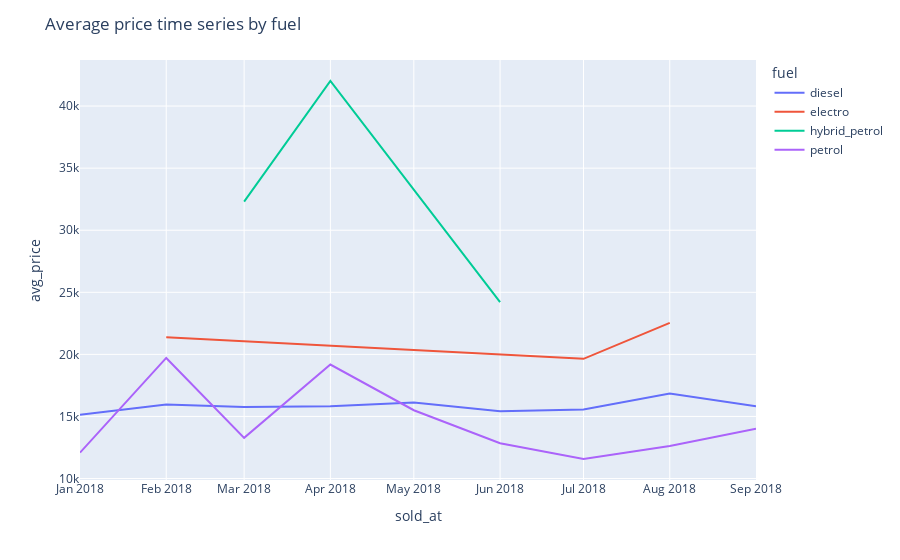
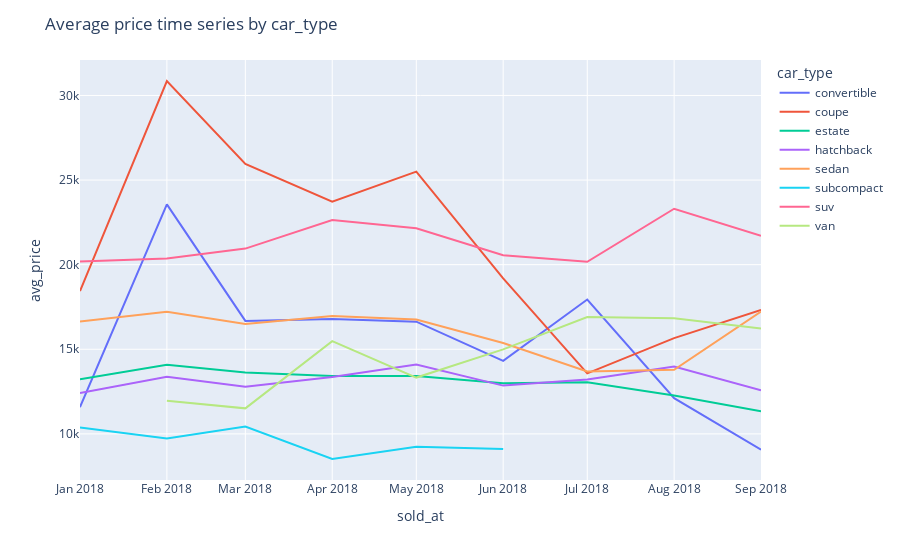
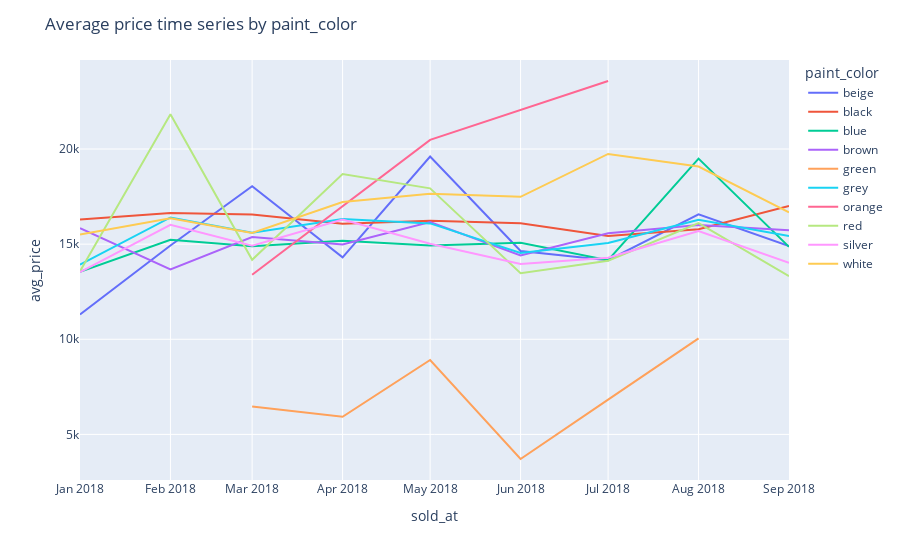

Write notebook code for charts like these, in order.
### Code cell
plot_avg_target_time_series_by_features(data_q2, small_cardinality_features)

### Figure 1 — Plotly figure (JSON) as saved in the notebook; plotly's stock layout.template omitted (floating-point values rounded to 4 significant figures)
{"data": [{"hovertemplate": "fuel=diesel<br>sold_at=%{x}<br>avg_price=%{y}<extra></extra>", "legendgroup": "diesel", "line": {"color": "#636efa", "dash": "solid"}, "marker": {"symbol": "circle"}, "mode": "lines", "name": "diesel", "orientation": "v", "showlegend": true, "type": "scatter", "x": ["2018-01-01T00:00:00", "2018-02-01T00:00:00", "2018-03-01T00:00:00", "2018-04-01T00:00:00", "2018-05-01T00:00:00", "2018-06-01T00:00:00", "2018-07-01T00:00:00", "2018-08-01T00:00:00", "2018-09-01T00:00:00"], "xaxis": "x", "y": [15130.0, 15970.0, 15750.0, 15820.0, 16120.0, 15410.0, 15570.0, 16840.0, 15810.0], "yaxis": "y"}, {"hovertemplate": "fuel=electro<br>sold_at=%{x}<br>avg_price=%{y}<extra></extra>", "legendgroup": "electro", "line": {"color": "#EF553B", "dash": "solid"}, "marker": {"symbol": "circle"}, "mode": "lines", "name": "electro", "orientation": "v", "showlegend": true, "type": "scatter", "x": ["2018-02-01T00:00:00", "2018-07-01T00:00:00", "2018-08-01T00:00:00"], "xaxis": "x", "y": [21380.0, 19640.0, 22530.0], "yaxis": "y"}, {"hovertemplate": "fuel=hybrid_petrol<br>sold_at=%{x}<br>avg_price=%{y}<extra></extra>", "legendgroup": "hybrid_petrol", "line": {"color": "#00cc96", "dash": "solid"}, "marker": {"symbol": "circle"}, "mode": "lines", "name": "hybrid_petrol", "orientation": "v", "showlegend": true, "type": "scatter", "x": ["2018-03-01T00:00:00", "2018-04-01T00:00:00", "2018-06-01T00:00:00"], "xaxis": "x", "y": [32300.0, 42020.0, 24210.0], "yaxis": "y"}, {"hovertemplate": "fuel=petrol<br>sold_at=%{x}<br>avg_price=%{y}<extra></extra>", "legendgroup": "petrol", "line": {"color": "#ab63fa", "dash": "solid"}, "marker": {"symbol": "circle"}, "mode": "lines", "name": "petrol", "orientation": "v", "showlegend": true, "type": "scatter", "x": ["2018-01-01T00:00:00", "2018-02-01T00:00:00", "2018-03-01T00:00:00", "2018-04-01T00:00:00", "2018-05-01T00:00:00", "2018-06-01T00:00:00", "2018-07-01T00:00:00", "2018-08-01T00:00:00", "2018-09-01T00:00:00"], "xaxis": "x", "y": [12090.0, 19710.0, 13280.0, 19180.0, 15500.0, 12840.0, 11570.0, 12610.0, 14020.0], "yaxis": "y"}], "layout": {"legend": {"title": {"text": "fuel"}, "tracegroupgap": 0}, "margin": {"t": 60}, "title": {"text": "Average price time series by fuel"}, "xaxis": {"anchor": "y", "domain": [0, 1], "title": {"text": "sold_at"}}, "yaxis": {"anchor": "x", "domain": [0, 1], "title": {"text": "avg_price"}}}}

### Figure 2 — Plotly figure (JSON) as saved in the notebook; plotly's stock layout.template omitted (floating-point values rounded to 4 significant figures)
{"data": [{"hovertemplate": "car_type=convertible<br>sold_at=%{x}<br>avg_price=%{y}<extra></extra>", "legendgroup": "convertible", "line": {"color": "#636efa", "dash": "solid"}, "marker": {"symbol": "circle"}, "mode": "lines", "name": "convertible", "orientation": "v", "showlegend": true, "type": "scatter", "x": ["2018-01-01T00:00:00", "2018-02-01T00:00:00", "2018-03-01T00:00:00", "2018-04-01T00:00:00", "2018-05-01T00:00:00", "2018-06-01T00:00:00", "2018-07-01T00:00:00", "2018-08-01T00:00:00", "2018-09-01T00:00:00"], "xaxis": "x", "y": [11580.0, 23560.0, 16680.0, 16790.0, 16630.0, 14320.0, 17940.0, 12110.0, 9064.0], "yaxis": "y"}, {"hovertemplate": "car_type=coupe<br>sold_at=%{x}<br>avg_price=%{y}<extra></extra>", "legendgroup": "coupe", "line": {"color": "#EF553B", "dash": "solid"}, "marker": {"symbol": "circle"}, "mode": "lines", "name": "coupe", "orientation": "v", "showlegend": true, "type": "scatter", "x": ["2018-01-01T00:00:00", "2018-02-01T00:00:00", "2018-03-01T00:00:00", "2018-04-01T00:00:00", "2018-05-01T00:00:00", "2018-06-01T00:00:00", "2018-07-01T00:00:00", "2018-08-01T00:00:00", "2018-09-01T00:00:00"], "xaxis": "x", "y": [18440.0, 30850.0, 25960.0, 23720.0, 25500.0, 19190.0, 13580.0, 15660.0, 17330.0], "yaxis": "y"}, {"hovertemplate": "car_type=estate<br>sold_at=%{x}<br>avg_price=%{y}<extra></extra>", "legendgroup": "estate", "line": {"color": "#00cc96", "dash": "solid"}, "marker": {"symbol": "circle"}, "mode": "lines", "name": "estate", "orientation": "v", "showlegend": true, "type": "scatter", "x": ["2018-01-01T00:00:00", "2018-02-01T00:00:00", "2018-03-01T00:00:00", "2018-04-01T00:00:00", "2018-05-01T00:00:00", "2018-06-01T00:00:00", "2018-07-01T00:00:00", "2018-08-01T00:00:00", "2018-09-01T00:00:00"], "xaxis": "x", "y": [13220.0, 14080.0, 13630.0, 13430.0, 13420.0, 12990.0, 13050.0, 12270.0, 11340.0], "yaxis": "y"}, {"hovertemplate": "car_type=hatchback<br>sold_at=%{x}<br>avg_price=%{y}<extra></extra>", "legendgroup": "hatchback", "line": {"color": "#ab63fa", "dash": "solid"}, "marker": {"symbol": "circle"}, "mode": "lines", "name": "hatchback", "orientation": "v", "showlegend": true, "type": "scatter", "x": ["2018-01-01T00:00:00", "2018-02-01T00:00:00", "2018-03-01T00:00:00", "2018-04-01T00:00:00", "2018-05-01T00:00:00", "2018-06-01T00:00:00", "2018-07-01T00:00:00", "2018-08-01T00:00:00", "2018-09-01T00:00:00"], "xaxis": "x", "y": [12420.0, 13380.0, 12790.0, 13370.0, 14100.0, 12850.0, 13220.0, 13980.0, 12580.0], "yaxis": "y"}, {"hovertemplate": "car_type=sedan<br>sold_at=%{x}<br>avg_price=%{y}<extra></extra>", "legendgroup": "sedan", "line": {"color": "#FFA15A", "dash": "solid"}, "marker": {"symbol": "circle"}, "mode": "lines", "name": "sedan", "orientation": "v", "showlegend": true, "type": "scatter", "x": ["2018-01-01T00:00:00", "2018-02-01T00:00:00", "2018-03-01T00:00:00", "2018-04-01T00:00:00", "2018-05-01T00:00:00", "2018-06-01T00:00:00", "2018-07-01T00:00:00", "2018-08-01T00:00:00", "2018-09-01T00:00:00"], "xaxis": "x", "y": [16640.0, 17220.0, 16500.0, 16960.0, 16760.0, 15370.0, 13680.0, 13790.0, 17220.0], "yaxis": "y"}, {"hovertemplate": "car_type=subcompact<br>sold_at=%{x}<br>avg_price=%{y}<extra></extra>", "legendgroup": "subcompact", "line": {"color": "#19d3f3", "dash": "solid"}, "marker": {"symbol": "circle"}, "mode": "lines", "name": "subcompact", "orientation": "v", "showlegend": true, "type": "scatter", "x": ["2018-01-01T00:00:00", "2018-02-01T00:00:00", "2018-03-01T00:00:00", "2018-04-01T00:00:00", "2018-05-01T00:00:00", "2018-06-01T00:00:00"], "xaxis": "x", "y": [10370.0, 9731.0, 10430.0, 8515.0, 9240.0, 9104.0], "yaxis": "y"}, {"hovertemplate": "car_type=suv<br>sold_at=%{x}<br>avg_price=%{y}<extra></extra>", "legendgroup": "suv", "line": {"color": "#FF6692", "dash": "solid"}, "marker": {"symbol": "circle"}, "mode": "lines", "name": "suv", "orientation": "v", "showlegend": true, "type": "scatter", "x": ["2018-01-01T00:00:00", "2018-02-01T00:00:00", "2018-03-01T00:00:00", "2018-04-01T00:00:00", "2018-05-01T00:00:00", "2018-06-01T00:00:00", "2018-07-01T00:00:00", "2018-08-01T00:00:00", "2018-09-01T00:00:00"], "xaxis": "x", "y": [20190.0, 20360.0, 20950.0, 22640.0, 22160.0, 20560.0, 20170.0, 23300.0, 21700.0], "yaxis": "y"}, {"hovertemplate": "car_type=van<br>sold_at=%{x}<br>avg_price=%{y}<extra></extra>", "legendgroup": "van", "line": {"color": "#B6E880", "dash": "solid"}, "marker": {"symbol": "circle"}, "mode": "lines", "name": "van", "orientation": "v", "showlegend": true, "type": "scatter", "x": ["2018-02-01T00:00:00", "2018-03-01T00:00:00", "2018-04-01T00:00:00", "2018-05-01T00:00:00", "2018-06-01T00:00:00", "2018-07-01T00:00:00", "2018-08-01T00:00:00", "2018-09-01T00:00:00"], "xaxis": "x", "y": [11950.0, 11510.0, 15480.0, 13330.0, 14990.0, 16910.0, 16840.0, 16220.0], "yaxis": "y"}], "layout": {"legend": {"title": {"text": "car_type"}, "tracegroupgap": 0}, "margin": {"t": 60}, "title": {"text": "Average price time series by car_type"}, "xaxis": {"anchor": "y", "domain": [0, 1], "title": {"text": "sold_at"}}, "yaxis": {"anchor": "x", "domain": [0, 1], "title": {"text": "avg_price"}}}}

### Figure 3 — Plotly figure (JSON) as saved in the notebook; plotly's stock layout.template omitted (floating-point values rounded to 4 significant figures)
{"data": [{"hovertemplate": "paint_color=beige<br>sold_at=%{x}<br>avg_price=%{y}<extra></extra>", "legendgroup": "beige", "line": {"color": "#636efa", "dash": "solid"}, "marker": {"symbol": "circle"}, "mode": "lines", "name": "beige", "orientation": "v", "showlegend": true, "type": "scatter", "x": ["2018-01-01T00:00:00", "2018-02-01T00:00:00", "2018-03-01T00:00:00", "2018-04-01T00:00:00", "2018-05-01T00:00:00", "2018-06-01T00:00:00", "2018-07-01T00:00:00", "2018-08-01T00:00:00", "2018-09-01T00:00:00"], "xaxis": "x", "y": [11300.0, 14930.0, 18040.0, 14310.0, 19600.0, 14640.0, 14160.0, 16570.0, 14910.0], "yaxis": "y"}, {"hovertemplate": "paint_color=black<br>sold_at=%{x}<br>avg_price=%{y}<extra></extra>", "legendgroup": "black", "line": {"color": "#EF553B", "dash": "solid"}, "marker": {"symbol": "circle"}, "mode": "lines", "name": "black", "orientation": "v", "showlegend": true, "type": "scatter", "x": ["2018-01-01T00:00:00", "2018-02-01T00:00:00", "2018-03-01T00:00:00", "2018-04-01T00:00:00", "2018-05-01T00:00:00", "2018-06-01T00:00:00", "2018-07-01T00:00:00", "2018-08-01T00:00:00", "2018-09-01T00:00:00"], "xaxis": "x", "y": [16300.0, 16640.0, 16550.0, 16070.0, 16240.0, 16100.0, 15430.0, 15780.0, 17000.0], "yaxis": "y"}, {"hovertemplate": "paint_color=blue<br>sold_at=%{x}<br>avg_price=%{y}<extra></extra>", "legendgroup": "blue", "line": {"color": "#00cc96", "dash": "solid"}, "marker": {"symbol": "circle"}, "mode": "lines", "name": "blue", "orientation": "v", "showlegend": true, "type": "scatter", "x": ["2018-01-01T00:00:00", "2018-02-01T00:00:00", "2018-03-01T00:00:00", "2018-04-01T00:00:00", "2018-05-01T00:00:00", "2018-06-01T00:00:00", "2018-07-01T00:00:00", "2018-08-01T00:00:00", "2018-09-01T00:00:00"], "xaxis": "x", "y": [13550.0, 15230.0, 14890.0, 15180.0, 14930.0, 15080.0, 14160.0, 19500.0, 14860.0], "yaxis": "y"}, {"hovertemplate": "paint_color=brown<br>sold_at=%{x}<br>avg_price=%{y}<extra></extra>", "legendgroup": "brown", "line": {"color": "#ab63fa", "dash": "solid"}, "marker": {"symbol": "circle"}, "mode": "lines", "name": "brown", "orientation": "v", "showlegend": true, "type": "scatter", "x": ["2018-01-01T00:00:00", "2018-02-01T00:00:00", "2018-03-01T00:00:00", "2018-04-01T00:00:00", "2018-05-01T00:00:00", "2018-06-01T00:00:00", "2018-07-01T00:00:00", "2018-08-01T00:00:00", "2018-09-01T00:00:00"], "xaxis": "x", "y": [15840.0, 13680.0, 15380.0, 14980.0, 16170.0, 14410.0, 15570.0, 16010.0, 15740.0], "yaxis": "y"}, {"hovertemplate": "paint_color=green<br>sold_at=%{x}<br>avg_price=%{y}<extra></extra>", "legendgroup": "green", "line": {"color": "#FFA15A", "dash": "solid"}, "marker": {"symbol": "circle"}, "mode": "lines", "name": "green", "orientation": "v", "showlegend": true, "type": "scatter", "x": ["2018-03-01T00:00:00", "2018-04-01T00:00:00", "2018-05-01T00:00:00", "2018-06-01T00:00:00", "2018-07-01T00:00:00", "2018-08-01T00:00:00"], "xaxis": "x", "y": [6460.0, 5924.0, 8912.0, 3707.0, 6829.0, 10050.0], "yaxis": "y"}, {"hovertemplate": "paint_color=grey<br>sold_at=%{x}<br>avg_price=%{y}<extra></extra>", "legendgroup": "grey", "line": {"color": "#19d3f3", "dash": "solid"}, "marker": {"symbol": "circle"}, "mode": "lines", "name": "grey", "orientation": "v", "showlegend": true, "type": "scatter", "x": ["2018-01-01T00:00:00", "2018-02-01T00:00:00", "2018-03-01T00:00:00", "2018-04-01T00:00:00", "2018-05-01T00:00:00", "2018-06-01T00:00:00", "2018-07-01T00:00:00", "2018-08-01T00:00:00", "2018-09-01T00:00:00"], "xaxis": "x", "y": [13920.0, 16400.0, 15600.0, 16320.0, 16090.0, 14530.0, 15060.0, 16280.0, 15430.0], "yaxis": "y"}, {"hovertemplate": "paint_color=orange<br>sold_at=%{x}<br>avg_price=%{y}<extra></extra>", "legendgroup": "orange", "line": {"color": "#FF6692", "dash": "solid"}, "marker": {"symbol": "circle"}, "mode": "lines", "name": "orange", "orientation": "v", "showlegend": true, "type": "scatter", "x": ["2018-03-01T00:00:00", "2018-05-01T00:00:00", "2018-07-01T00:00:00"], "xaxis": "x", "y": [13390.0, 20480.0, 23580.0], "yaxis": "y"}, {"hovertemplate": "paint_color=red<br>sold_at=%{x}<br>avg_price=%{y}<extra></extra>", "legendgroup": "red", "line": {"color": "#B6E880", "dash": "solid"}, "marker": {"symbol": "circle"}, "mode": "lines", "name": "red", "orientation": "v", "showlegend": true, "type": "scatter", "x": ["2018-01-01T00:00:00", "2018-02-01T00:00:00", "2018-03-01T00:00:00", "2018-04-01T00:00:00", "2018-05-01T00:00:00", "2018-06-01T00:00:00", "2018-07-01T00:00:00", "2018-08-01T00:00:00", "2018-09-01T00:00:00"], "xaxis": "x", "y": [13570.0, 21820.0, 14180.0, 18690.0, 17930.0, 13480.0, 14130.0, 16110.0, 13320.0], "yaxis": "y"}, {"hovertemplate": "paint_color=silver<br>sold_at=%{x}<br>avg_price=%{y}<extra></extra>", "legendgroup": "silver", "line": {"color": "#FF97FF", "dash": "solid"}, "marker": {"symbol": "circle"}, "mode": "lines", "name": "silver", "orientation": "v", "showlegend": true, "type": "scatter", "x": ["2018-01-01T00:00:00", "2018-02-01T00:00:00", "2018-03-01T00:00:00", "2018-04-01T00:00:00", "2018-05-01T00:00:00", "2018-06-01T00:00:00", "2018-07-01T00:00:00", "2018-08-01T00:00:00", "2018-09-01T00:00:00"], "xaxis": "x", "y": [13530.0, 16010.0, 14910.0, 16300.0, 15020.0, 13950.0, 14290.0, 15690.0, 14030.0], "yaxis": "y"}, {"hovertemplate": "paint_color=white<br>sold_at=%{x}<br>avg_price=%{y}<extra></extra>", "legendgroup": "white", "line": {"color": "#FECB52", "dash": "solid"}, "marker": {"symbol": "circle"}, "mode": "lines", "name": "white", "orientation": "v", "showlegend": true, "type": "scatter", "x": ["2018-01-01T00:00:00", "2018-02-01T00:00:00", "2018-03-01T00:00:00", "2018-04-01T00:00:00", "2018-05-01T00:00:00", "2018-06-01T00:00:00", "2018-07-01T00:00:00", "2018-08-01T00:00:00", "2018-09-01T00:00:00"], "xaxis": "x", "y": [15500.0, 16360.0, 15590.0, 17210.0, 17650.0, 17490.0, 19740.0, 19080.0, 16670.0], "yaxis": "y"}], "layout": {"legend": {"title": {"text": "paint_color"}, "tracegroupgap": 0}, "margin": {"t": 60}, "title": {"text": "Average price time series by paint_color"}, "xaxis": {"anchor": "y", "domain": [0, 1], "title": {"text": "sold_at"}}, "yaxis": {"anchor": "x", "domain": [0, 1], "title": {"text": "avg_price"}}}}
